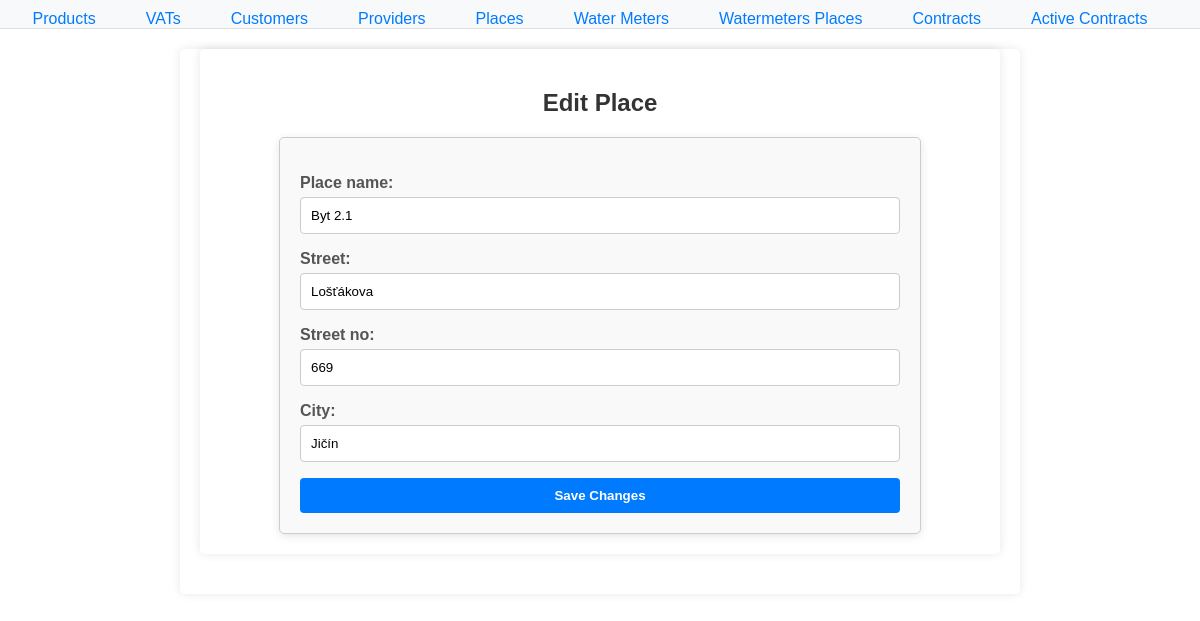
/water/places/edit/5/, run on the app's committed database.
### water/models.py (models this page shows, shortened)
class Place(models.Model):
    place_id = models.AutoField(primary_key=True)
    place_name = models.CharField(max_length=100)
    street = models.CharField(max_length=100)
    street_no = models.CharField(max_length=10)
    city = models.CharField(max_length=100)
    class Meta:
        db_table = 'Places'

### water/views.py (the view)
# urls.py: path('places/edit/<int:place_id>/', edit_place, name='edit_place'),
def edit_place(request, place_id):
    place = get_object_or_404(Place, pk=place_id)  # Get the Place instance
    if request.method == 'POST':
        form = PlaceForm(request.POST, instance=place)  # Bind form with POST data
        if form.is_valid():  # Check if the form is valid
            form.save()  # Save the updated place
            return redirect('place_list')  # Redirect to the place list
    else:
        form = PlaceForm(instance=place)  # Load form with existing place data
    return render(request, 'water/place_form.html', {'form': form})  # Render the form template

### water/forms.py
class PlaceForm(forms.ModelForm):
    class Meta:
        model = Place
        fields = ['place_name', 'street', 'street_no', 'city']

### water/templates/water/place_form.html (shortened to what this page needs)
{% extends "water/base.html" %}
{% block content %}
<div class="content-container">
    <h2>Edit Place</h2>
    <div class="form-container">
        <form method="POST">
            {{ form.as_p }}
            <button type="submit">Save Changes</button>
        </form>
    </div>
</div>
{% endblock %}

### water/static/styles.css (style rules this page uses)
body { font-family: Arial, sans-serif; margin: 0; padding: 0; }
.form-container { max-width: 600px; margin: 0 auto; padding: 20px; border: 1px solid #ccc; border-radius: 5px; background-color: #f9f9f9; box-shadow: 0 2px 5px rgba(0, 0, 0, 0.1); }
label { display: block; margin-bottom: 5px; }
input[type="text"], input[type="number"], input[type="datetime-local"] { width: 100%; padding: 8px; border: 1px solid #ccc; border-radius: 4px; box-sizing: border-box; }
button { background-color: #007BFF; color: white; padding: 10px 15px; border: none; border-radius: 5px; cursor: pointer; transition: background-color 0.3s; }
.content-container { max-width: 800px; margin: 20px auto; padding: 20px; background-color: #fff; border-radius: 5px; box-shadow: 0 0 10px rgba(0, 0, 0, 0.1); }
.form-container { max-width: 600px; margin: 40px auto; padding: 20px; border: 1px solid #ccc; border-radius: 5px; background-color: #f9f9f9; box-shadow: 0 2px 10px rgba(0, 0, 0, 0.1); }
label { display: block; margin-bottom: 5px; font-weight: bold; }
input[type="text"], input[type="number"], input[type="datetime-local"] { width: 100%; padding: 10px; border: 1px solid #ccc; border-radius: 4px; box-sizing: border-box; }
button { width: 100%; padding: 10px; border: none; border-radius: 5px; cursor: pointer; transition: background-color 0.3s; background-color: #007BFF; color: white; }
.content-container { margin: 20px auto; padding: 20px; border-radius: 5px; box-shadow: 0 2px 10px rgba(0, 0, 0, 0.1); background-color: #f9f9f9; max-width: 600px; }
h2 { margin-bottom: 20px; color: #333; text-align: center; }
.form-container { margin: 0 auto; }
label { display: block; margin-bottom: 5px; font-weight: bold; color: #555; }
input[type="text"], input[type="number"], input[type="email"], input[type="tel"] { width: 100%; padding: 10px; border: 1px solid #ccc; border-radius: 4px; box-sizing: border-box; }
button { width: 100%; padding: 10px; border: none; border-radius: 4px; cursor: pointer; background-color: #007bff; color: white; font-weight: bold; }

### data on the page
Place: place_name "Byt 2.1", street "Lošťákova", street_no "669", city "Jičín"
